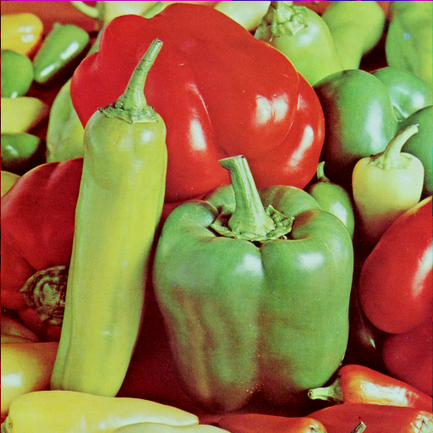
#> input picture images/peppers.png, 433 x 433 px, shrunk from 512 x 512 before the run; the run also reads 2 pictures not shown here
$ jupyter execute --allow-errors lab1.ipynb   (shell and % lines are left out)
#> lines starting #> are read from the running program, lines starting #| are printed output that depends on the picture; after the words box and inside, x2 and y2 are one past the last pixel; in counts of white or black regions, pixels touching at a corner belong together
# Lab 2 - Color Spaces and Histograms

**This command must be run before starting to do each lab.**

[cell 1]
import numpy as np
import cv2 as cv
import matplotlib.pyplot as plt

## Color Spaces

In this lab, you'll get familiar with image color spaces. On the web and in general usage, most images are encoded as **RGB**: **R**ed, **G**reen, and **B**lue. OpenCV generally uses **BGR**: Blue, Green, Red.

This is just one of the many ways we can represent an image. In an RGB image, we get a pixel by mixing the three colors. We can get the same pixel by using different numbers and formulae to combine them. For instance, the **CMYK** color space encodes each pixel in 4 primary colors: **C**yan, **M**agenta, **Y**ellow and **K**ey (Black). Since printers use these primary colors, CMYK is often used when preparing images for print.

Not all color spaces consist only of primary colors. For instance, **HSV** (**H**ue, **S**aturation, **V**alue) stores the color in Hue, the color's intensity in Saturation, and the general brightness of that pixel in Value. The Hue portion is a number in [0, 179] (in OpenCV, usually it's an arc around a circle, so [0, 360)) where 0 is red, and the hue slowly shifts to green and then blue as you get to higher numbers.

You can think of the whole HSV color space as a cylinder. The height on the cylinder corresponds to how dark the pixel is, the distance from the center tells you how non-gray it is, and the angle tells you which color the pixel is.

*(source: https://en.wikipedia.org/wiki/HSL_and_HSV#/media/File:HSV_color_solid_cylinder_saturation_gray.png)*

There are many color spaces each with its uses. One other color space we'll mention in **YCbCr**. Y is the **luma** component, similar to the Value in HSV. Cb is the **blue-difference chroma component**, i.e. how blue should this pixel be tinted. Similarly, Cr is the **red-difference chroma component**, which tells you how much should a pixel be tinted red. Even with a different type of representation, each YCbCr is capable of showing all RGB images.

*(source: https://en.wikipedia.org/wiki/YCbCr#/media/File:CCD.png)*

The reason YCbCr is important is because of the human eye. Our eyes are much more sensitive to luminance than actual color differences. Therefore, when compressing images, it's better to compress the chroma components than luminance if you want the image to look the same to a human observer.  This is called **chroma subsampling** and is used heavily in image and video compression, including MPEG, JPEG, DVD and Blu-Rays, and many others.

**In OpenCV**

OpenCV supports a plethora of color spaces for images. The main function to convert color spaces is: [img = cv.cvtColor(img, code)](https://docs.opencv.org/master/d8/d01/group__imgproc__color__conversions.html#ga397ae87e1288a81d2363b61574eb8cab). The `code` tells OpenCV **from** which format to convert the image, as well as **to** which format. You can see all the color conversion codes [here](https://docs.opencv.org/master/d8/d01/group__imgproc__color__conversions.html#ga4e0972be5de079fed4e3a10e24ef5ef0). For example:

- cv.COLOR_BGR2YCrCb (BGR to YCbCr)
- cv.COLOR_YCrCb2BGR (back to BGR as the name suggests)
- cv.COLOR_RGB2HSV
- etc.

Note: You'll have to convert the image back to RGB if you want to use matplotlib to display it in its original form.

Not all color spaces always go from 0 to 255. For instance, in the HSV colorspace, **the values for the Hue channel can only be in the range [0, 180]**. Take a look at the following code block:

[cell 2]
hsv_range_img = np.zeros((30, 180, 3), dtype=np.uint8)
for i in range(180):
    hsv_range_img[:, i, :] = [i, 255, 255]

hsv_range_img = cv.cvtColor(hsv_range_img, cv.COLOR_HSV2RGB)
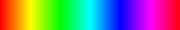
#> hsv_range_img: shape (30, 180, 3); mean R, G, B 127.3, 127.3, 127.4
plt.imshow(hsv_range_img)
plt.xlabel('Hue')
plt.yticks([]);

Here, we have created an image containing each possible hue value from left to right by setting the Hue channel of the image to the x-axis value. You can use this as a guide for solving the assignments.

> ### Assignment 1: Modifying the Hue of an Image
>
> #### Overview
>
> Modifying the hue channel proves particularly valuable in scenarios requiring precise color adjustments or transformations. In the realm of digital media and photography, artists and photographers often leverage hue adjustments to create specific artistic effects or correct color casts. This includes transforming the overall color theme of an image, such as changing green foliage to autumnal hues, or neutralizing unwanted color tints caused by lighting conditions to ensure the natural colors of the subjects are accurately represented.
>
> #### Tasks
>
> 1. Load the image `peppers.png` from the `images` directory using OpenCV.
> 2. Convert the image to HSV.
> 3. Using addition or subtraction, modify the hue channel such that the red peppers become yellow. (Hint: You can use the HSV range image above.)
> 4. Display the resulting image as a regular RGB image.

[cell 3]
img = cv.imread('images/peppers.png')
#> img is the input picture: shape (433, 433, 3); mean B, G, R 66.5, 115.6, 149.8

# Pretvaranje slike iz BGR u HSV
hsv_img = cv.cvtColor(img, cv.COLOR_BGR2HSV)
#> hsv_img: shape (433, 433, 3); mean H, S, V 41.8, 162.2, 165.8
hsv_img[:, :, 0] = (hsv_img[:, :, 0] + 30) % 180
#> hsv_img: shape (433, 433, 3); mean H, S, V 53.7, 162.2, 165.8

result_img = cv.cvtColor(hsv_img, cv.COLOR_HSV2RGB)
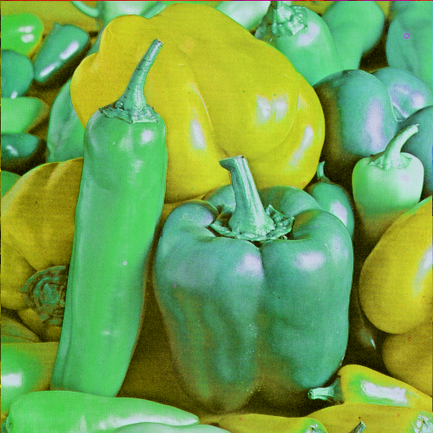
#> result_img: shape (433, 433, 3); mean R, G, B 115, 164.4, 80.8

plt.imshow(result_img)
plt.axis('off')
plt.show()

> ### Assignment 2: HSV Thresholding
>
> #### Overview
>
> The HSV color space simplifies object detection by allowing for hue thresholding, which isolates objects based on their color, unaffected by lighting variations. This method is effective when the object's color stands out from its background, enabling straightforward and accurate identification.
>
> #### Tasks
>
> 1. Load the image `peppers.png` from the `images` directory using OpenCV.
> 2. Convert the image to HSV.
> 3. Using simple numpy thresholding, find a region of the image which contains the duck. Show the result
> 4. Apply `utils.remove_noise(img)` to remove the small extra regions captured by the thresholding. Show the result.
> 5. Apple `utils.bounding_rect(img)` to find a rectange which contains the highlighted region of the image.
> 6. Show the original image with a drawn rectangle corresponding to the bounding box.
>
> #### Tips
>
> The documentation for the two utility functions:
>
> `remove_noise(img)`
>
> Removes noise from an image using morphological opening.
>
> - **Parameters:**
>   - `img`: Input image in BGR/RGB color space.
> - **Returns:**
>   - The output is a grayscale image with reduced noise.
> - **Description:**
>   - This function first converts the input image from BGR to grayscale. It then applies a morphological opening operation, which is an erosion followed by a dilation using a 5x5 kernel. This process helps in removing small noise points and smoothens the image.
>
> `bounding_rect(img)`
>
> Finds the bounding rectangle of the largest contour in an image.
>
> - **Parameters:**
>   - `img`: Input grayscale image. It's expected that the image preprocessing steps have already been applied to highlight the contours.
> - **Returns:**
>   - A tuple `(x, y, w, h)` representing the top-left corner coordinates `(x, y)`, and the width `w` and height `h` of the rectangle.
> - **Description:**
>   - The function converts the input image to grayscale and then finds contours using the external retrieval mode and simple chain approximation. It calculates the bounding rectangle for the first (largest) contour. This function is useful for object detection and localization within an image.

[cell 4]
import utils

[cell 5]
img = cv.imread('images/ducks.jpg')
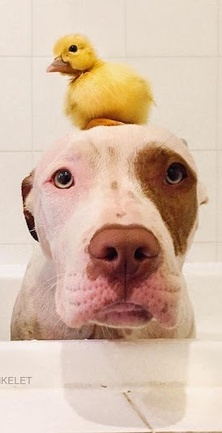
#> input picture images/ducks.jpg, 222 x 433 px, shrunk from 262 x 512 before the run
#> img is the input picture: shape (433, 222, 3); mean B, G, R 166.2, 185.9, 212.3

# Pretvaranje u HSV prostor boja
hsv_img = cv.cvtColor(img, cv.COLOR_BGR2HSV)
#> hsv_img: shape (433, 222, 3); mean H, S, V 14.8, 63.5, 212.3

lower_bound = 20
upper_bound = 40
mask = (hsv_img[:, :, 0] >= lower_bound) & (hsv_img[:, :, 0] <= upper_bound)
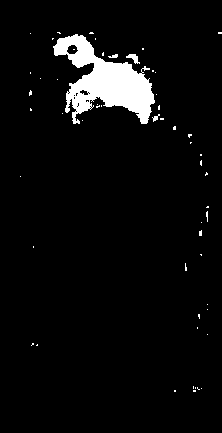
#> mask: shape (433, 222) bool; 4.8% white; 55 white regions (51 under 20 px), largest, box (x1, y1, x2, y2) and area: (53, 34, 155, 124) 4223, (126, 54, 140, 64) 67, (152, 114, 160, 122) 27, (108, 54, 118, 58) 26

mask_uint8 = (mask.astype(np.uint8) * 255)
mask_3ch = cv.cvtColor(mask_uint8, cv.COLOR_GRAY2BGR)

#> (the rest of this cell did not finish here and is left out)

## Thresholding and Image Histograms

Thresholding is a simple, yet powerful, technique used to separate objects from the background in grayscale images. It involves selecting a threshold value, and then converting all pixels above this value to one intensity (often white or the maximum value) and all pixels below it to another (often black or zero). This creates a binary image, making it easier to identify and isolate objects of interest. Thresholding is particularly effective when there's a clear distinction in intensity between the objects and the background.

There are several types of thresholding:
- **Global Thresholding:** Applies a single threshold value to the entire image. This method is straightforward but works best when the image has high contrast and uniform lighting.
- **Adaptive Thresholding:** Calculates different thresholds for different regions of the image, which is useful for images with varying lighting conditions.
- **Otsu’s Thresholding:** An advanced method that automatically determines the optimal threshold value by maximizing the between-class variance, which is discussed in more detail below.

### Image Histograms
An image histogram is a graphical representation of the distribution of pixel intensities in an image. For grayscale images, the x-axis represents the possible intensity values (typically 0 to 255 for 8-bit images), and the y-axis represents the number of pixels at each intensity. Histograms provide insight into the contrast, brightness, and intensity distribution of an image, which are crucial for tasks like thresholding.

In the context of thresholding, analyzing the histogram can help in selecting an appropriate threshold value. For example, in a bimodal histogram (one that has two distinct peaks), the ideal threshold would likely be somewhere between the two peaks, separating the two dominant groups of pixel intensities.

[cell 6]
img_orig = cv.imread('images/peppers.png')
img = cv.cvtColor(img_orig, cv.COLOR_BGR2HSV)
img = img[:, :, 0]
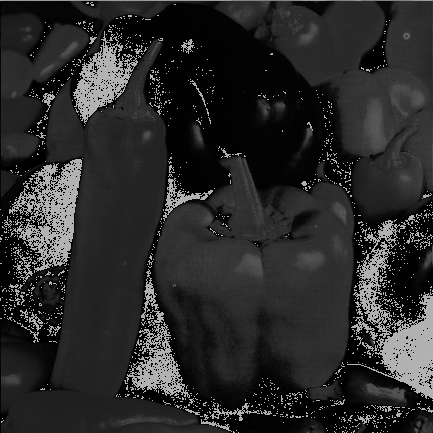
#> img: shape (433, 433); min 0, max 179, mean 41.8

# Show the image
plt.imshow(cv.cvtColor(img_orig, cv.COLOR_BGR2RGB))
plt.axis('off')
plt.show()

# Show the image's hue
plt.hist(img.ravel(), 180, [0, 180])
plt.xlim([0, 180])

plt.title('Histogram of Hue')
plt.ylabel('Frequency')
plt.show()
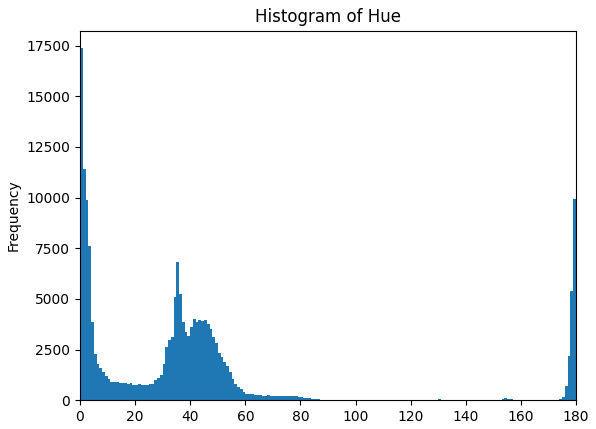
#> figure drawn by matplotlib, 1 panel; tallest bar 17374 high, from x = 0 to 1

> ### Assignment 3: Thresholding Based on Histograms
>
> #### Introduction: Question
>
> Using your own language, interpret the following regions of the histogram and write down which parts of the image they belong to:
>
> 1) 160-20
> 2) 20-40
> 2) 40-100
>
> (Remember the hue range image from above.)

1. 160-20: Odgovara crvenim paprikama (jer se crvena boja nalazi na rubovima kruga nijansi, od 160 do 180 te od 0 do 20).

2. 20-40: Odgovara žutim paprikama i prijelaznim tonovima.

3. 40-100: Odgovara zelenim dijelovima (peteljkama i zelenoj pozadini/lišću).

> #### Tasks
>
> 1. Using the histogram above, try to estimate a good threshold to separate the green peppers from the red peppers.
> 2. Threshold the image using the estimated threshold.

[cell 7]
img_orig = cv.imread('images/peppers.png')
hsv_img = cv.cvtColor(img_orig, cv.COLOR_BGR2HSV)
hue_channel = hsv_img[:, :, 0]

threshold_value = 45

# Izoliram zelene paprike
binary_mask = hue_channel > threshold_value
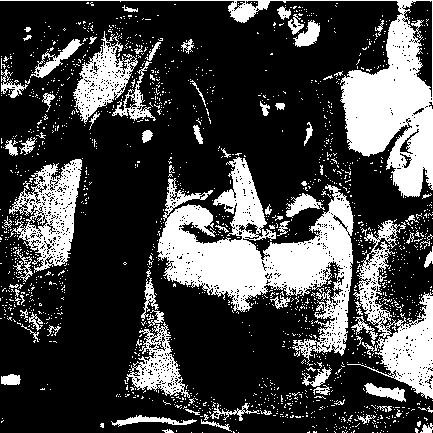
#> binary_mask: shape (433, 433) bool; 26.8% white; 1663 white regions (1581 under 20 px), largest, box (x1, y1, x2, y2) and area: (157, 157, 354, 366) 15338, (0, 0, 433, 198) 10716, (347, 220, 433, 399) 5020

plt.imshow(binary_mask, cmap='gray')
plt.title('Thresholded Image (Green vs Red/Yellow)')
plt.axis('off')
plt.show()

### Otsu's Thresholding

Otsu's method is an automatic thresholding technique that selects the threshold to minimize the intra-class variance or, equivalently, to maximize the inter-class variance. It's particularly useful when the histogram of the image has a bimodal distribution, as it effectively finds a threshold that separates the two classes (foreground and background) most distinctly. Implementing Otsu’s algorithm involves iterating through all possible threshold values and calculating the variance for each, then selecting the threshold that yields the highest between-class variance.

You can see this visually here:

This visualisation show's a histogram of some image. Notice that the histogram's distribution is bimodal, i.e. it is a sum of two normal distributions, with two peaks around x=10 and x=160.

The optimal threshold lies in between the two peaks. Otsu's method is a numerical way to calculate this threshold.

Otsu's method calculates the intra-class variance for each possible threshold value. Here, the classes are defined as pixels below the threshold (class 0) and pixels above the threshold (class 1). The intra-class variance $\sigma _{w}^{2}(t)$ for a threshold $t$ can be calculated as:

$$\sigma _{w}^{2}(t)=\omega _{0}(t)\sigma _{0}^{2}(t)+\omega _{1}(t)\sigma _{1}^{2}(t),$$

where $\omega _{0}$ $\omega _{1}$ are the probabilities of the two classes separated by a threshold $t$, and $\sigma _{0}^{2}$, $\sigma _{1}^{2}$ are variances of these two classes.

Here is how you can calculate each term:

- $\omega _{1}(t)$ is the probability that a pixel in the image falls in class 1. Therefore, you can calculate is as number of pixels in class 1 divided by total number of pixels.
- $\sigma _{1}^{2}(t)$ is the variance of all pixels in class 1. You can use `np.var(pixels)` to calculate the variance.

The Otsu method works by going through each possible threshold value and calculating the intra-class variance for the threshold. In the end, the threshold for the minimum intra-class variance is chosen.

<br />

> ### Assignment 4: Implement Otsu Thresholding
>
> 1. Using the description above and only numpy functions, implement a function which will return the Otsu threshold given some grayscale image.
> 2. Test the function on the image `images/sudoku_1.jpg`.
> 3. Use [OpenCV's built-in Otsu thresholding function](https://docs.opencv.org/4.x/d7/d4d/tutorial_py_thresholding.html) to do the same. Compare the two > threshold values.
>
> Note: On the internet you will find different ways of implementing the function, using histograms and/or int**er**-class variance. The one mentioned > > above (using two classes and calculating the variance with numpy) is the easiest to implement with numpy.

[cell 8]
def otsu_threshold(img):
    """
    img: input image (grayscale)
    return: threshold value
    """
    pixels = img.ravel()
    total_pixels = len(pixels)

    best_threshold = 0
    min_variance = float('inf')

    # Prolazim kroz sve moguće pragove (od 0 do 255)
    for t in range(256):
        class1 = pixels[pixels < t]
        class2 = pixels[pixels >= t]

        if len(class1) == 0 or len(class2) == 0:
            continue

        w0 = len(class1) / total_pixels
        w1 = len(class2) / total_pixels

        var0 = np.var(class1)
        var1 = np.var(class2)

        intra_variance = w0 * var0 + w1 * var1

        if intra_variance < min_variance:
            min_variance = intra_variance
            best_threshold = t

    return best_threshold

sudoku_img = cv.imread('images/sudoku_1.jpg', cv.IMREAD_GRAYSCALE)
#> (the rest of the program and of its run is left out)
